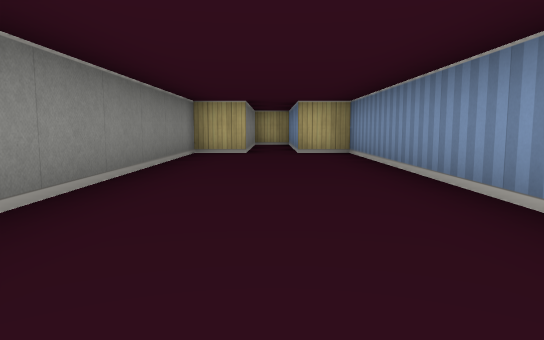
View 1 (above)

17 first-person views from a walk through a cub3D level. The camera is about half as high as the walls, tilts 6° down and sees 70° across. The floor is counted in squares. Each view is taken from the middle of a square. On the plan, view 1 faces up. The plan holds only what a view shows up to about 9 squares ahead; the rest is blank. The place goes on beyond the plan.

View 2
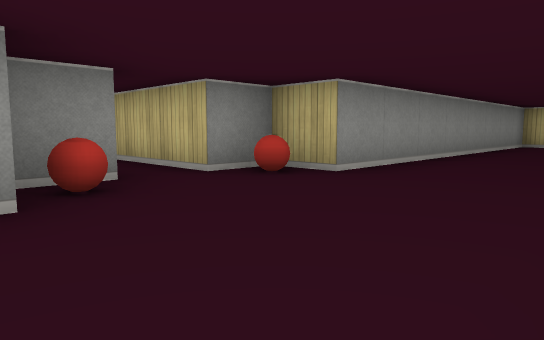

View 3
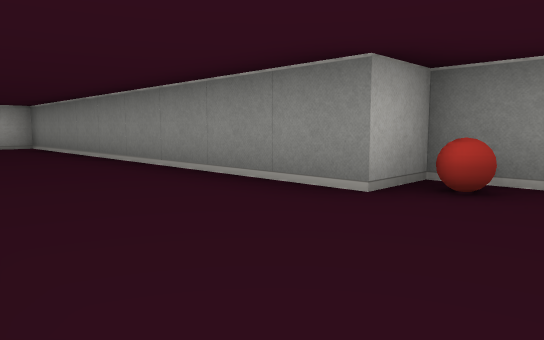

View 4
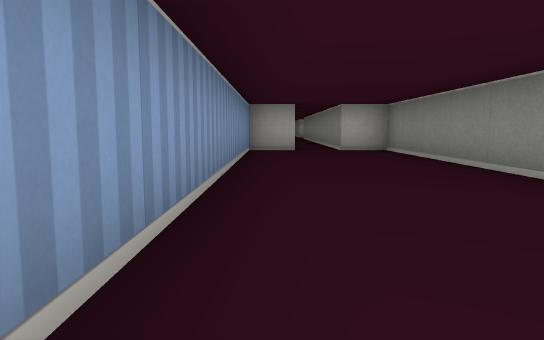

View 5
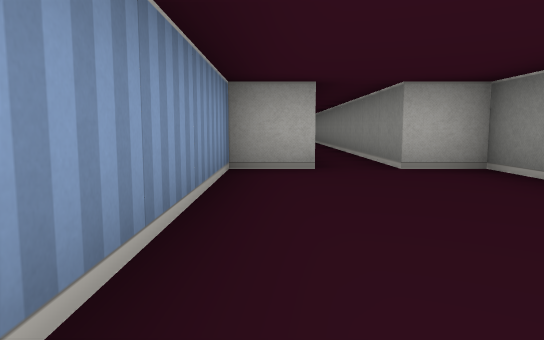

View 6
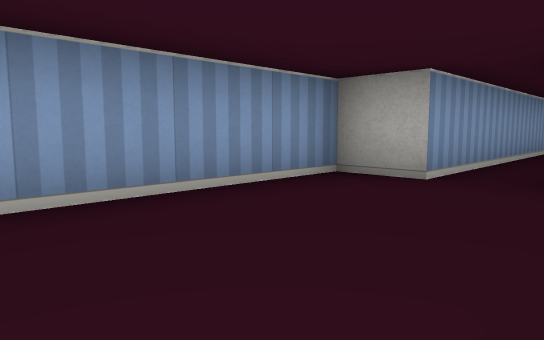

View 7
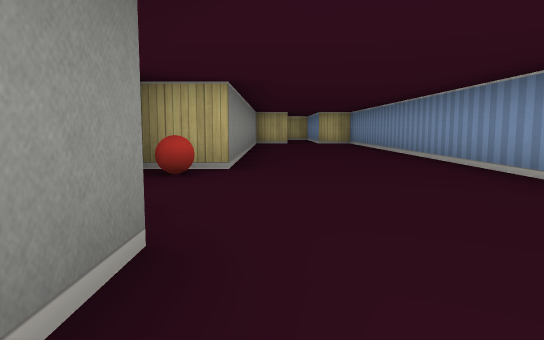

View 8
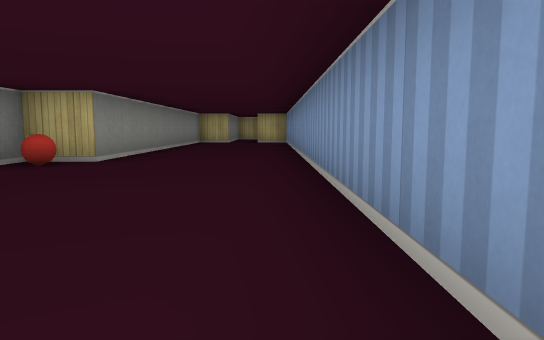

View 9
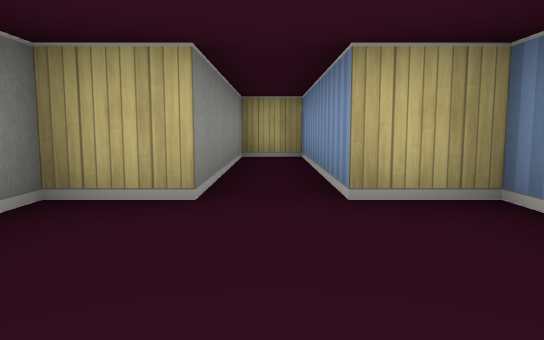

View 10
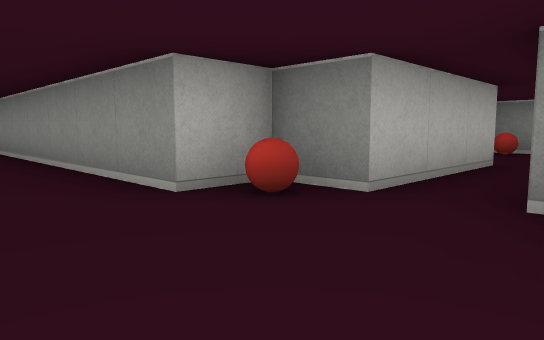

View 11
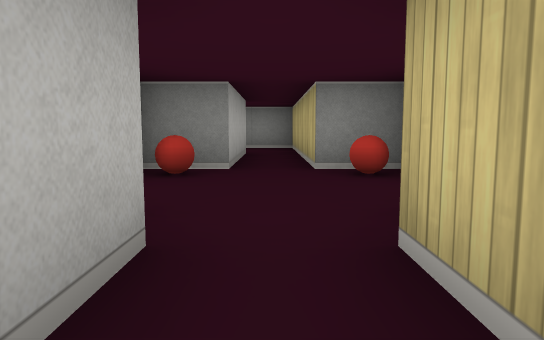

View 12
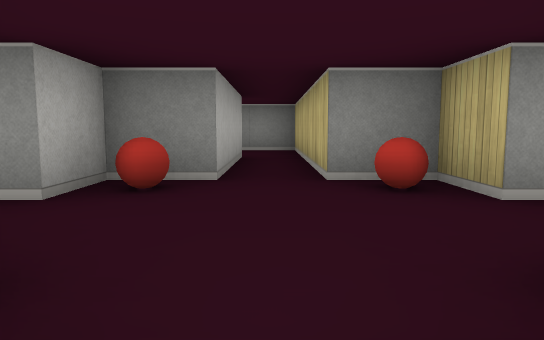

View 13
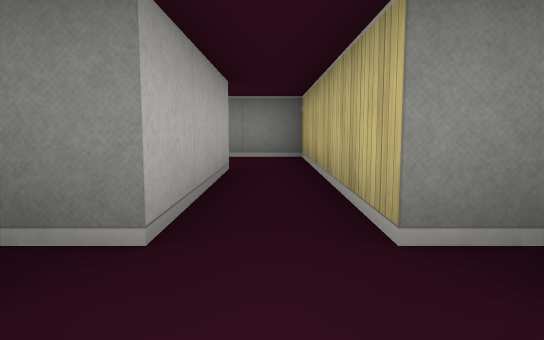

View 14
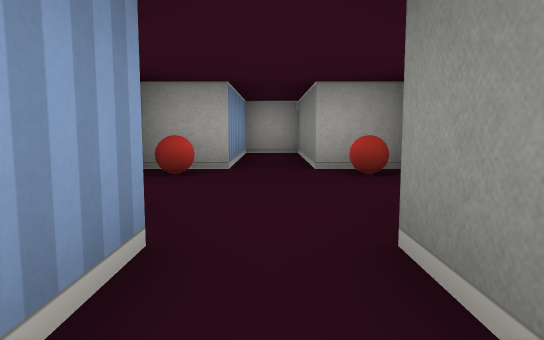

View 15
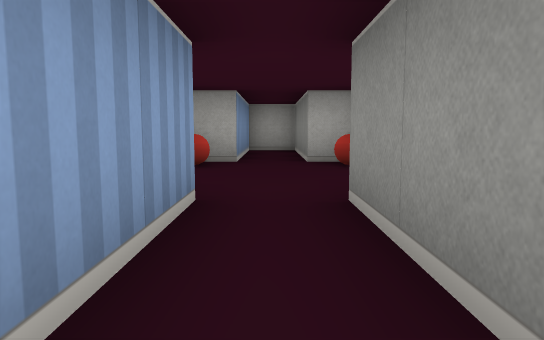

View 16
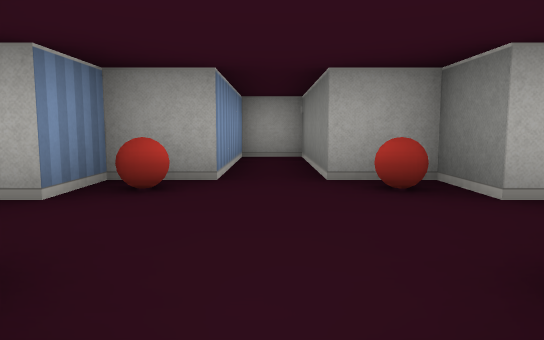

View 17
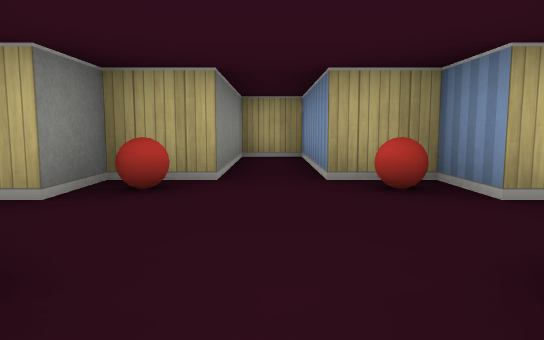

### Floor plan
Ten units are one square. View 1 is at (0, 0); x grows to the right and y downward. Boxes are objects, and circles mark ways between rooms. Rooms are numbered by the first view taken in them; rooms with no view inside come last. Other rooms are left out.
<svg viewBox="-120 -120 140 300">
<path fill="none" stroke="#000" d="M-55 25 -25 25 -25 35 -15 35 -15 125 -5 125 -5 171M5 175 5 125 15 125 15 -75 5 -75 5 -115 -5 -115 -5 -75 -15 -75 -15 5 -25 5 -25 15 -55 15M-55 15 -55 5 -65 5 -65 -25 -75 -25 -75 5 -85 5 -85 15 -115 15M-115 25 -85 25 -85 35 -75 35 -75 65 -65 65 -65 35 -55 35 -55 25"/>
<rect x="-25" y="25" width="10" height="10" fill="#bbb"><title>ball</title></rect>
<rect x="-25" y="5" width="10" height="10" fill="#bbb"><title>ball</title></rect>
<rect x="-85" y="25" width="10" height="10" fill="#bbb"><title>ball</title></rect>
<rect x="-85" y="5" width="10" height="10" fill="#bbb"><title>ball</title></rect>
<rect x="-65" y="25" width="10" height="10" fill="#bbb"><title>ball</title></rect>
<rect x="-65" y="5" width="10" height="10" fill="#bbb"><title>ball</title></rect>
<circle cx="-50" cy="20" r="3" fill="#2a7"/>
<text x="0" y="40">1</text>
<text x="-80" y="20">2</text>
</svg>
Room 1 opens to room 2.

Where each view was taken, in squares from view 1:
view 1: 0 up, 0 right, facing up
view 2: 4 down, 1 right, facing up-left
view 3: 2 down, 1 right, facing down-left
view 4: 4 down, 1 right, facing down
view 5: 8 down, 1 right, facing down
view 6: 9 down, 1 left, facing down-right
view 7: 5 down, 1 left, facing up
view 8: 6 down, 1 right, facing up
view 9: 5 up, 0 right, facing up
view 10: 1 down, 0 right, facing down-left
view 11: 2 down, 4 left, facing left
view 12: 2 down, 5 left, facing left
view 13: 2 down, 7 left, facing left
view 14: 1 up, 7 left, facing down
view 15: 2 up, 7 left, facing down
view 16: 0 up, 7 left, facing down
view 17: 4 down, 7 left, facing up
